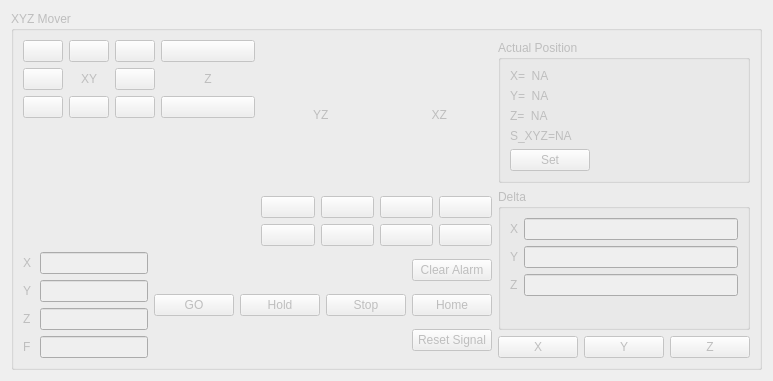
       <widget class="QWidget" name="tab">
        <attribute name="title">
         <string>Move</string>
        </attribute>
        <layout class="QVBoxLayout" name="verticalLayout_13">
         <item>
          <widget class="QGroupBox" name="groupBox_XYZ">
           <property name="enabled">
            <bool>false</bool>
           </property>
           <property name="sizePolicy">
            <sizepolicy hsizetype="Expanding" vsizetype="Preferred">
             <horstretch>0</horstretch>
             <verstretch>0</verstretch>
            </sizepolicy>
           </property>
           <property name="title">
            <string>XYZ Mover</string>
           </property>
           <layout class="QGridLayout" name="gridLayout_14">
            <item row="0" column="0" rowspan="2" colspan="3">
             <layout class="QHBoxLayout" name="horizontalLayout_3">
              <item>
               <layout class="QFormLayout" name="formLayout_3">
                <item row="0" column="0">
                 <layout class="QGridLayout" name="gridLayout">
                  <item row="2" column="1">
                   <widget class="QPushButton" name="pushButton_YDown">
                    <property name="text">
                     <string/>
                    </property>
                    <property name="icon">
                     <iconset>
                      <normaloff>img/Actions-go-Down-icon.png</normaloff>img/Actions-go-Down-icon.png</iconset>
                    </property>
                    <property name="iconSize">
                     <size>
                      <width>50</width>
                      <height>50</height>
                     </size>
                    </property>
                   </widget>
                  </item>
                  <item row="0" column="0">
                   <widget class="QPushButton" name="pushButton_XYLU">
                    <property name="text">
                     <string/>
                    </property>
                    <property name="icon">
                     <iconset>
                      <normaloff>img/Actions-go-next-icon-DiagLU.png</normaloff>img/Actions-go-next-icon-DiagLU.png</iconset>
                    </property>
                    <property name="iconSize">
                     <size>
                      <width>50</width>
                      <height>50</height>
                     </size>
                    </property>
                   </widget>
                  </item>
                  <item row="0" column="1">
                   <widget class="QPushButton" name="pushButton_YUp">
                    <property name="text">
                     <string/>
                    </property>
                    <property name="icon">
                     <iconset>
                      <normaloff>img/Actions-go-Up-icon.png</normaloff>img/Actions-go-Up-icon.png</iconset>
                    </property>
                    <property name="iconSize">
                     <size>
                      <width>50</width>
                      <height>50</height>
                     </size>
                    </property>
                   </widget>
                  </item>
                  <item row="1" column="0">
                   <widget class="QPushButton" name="pushButton_XLeft">
                    <property name="text">
                     <string/>
                    </property>
                    <property name="icon">
                     <iconset>
                      <normaloff>img/Actions-go-Left-icon.png</normaloff>img/Actions-go-Left-icon.png</iconset>
                    </property>
                    <property name="iconSize">
                     <size>
                      <width>50</width>
                      <height>50</height>
                     </size>
                    </property>
                   </widget>
                  </item>
                  <item row="1" column="2">
                   <widget class="QPushButton" name="pushButton_XRight">
                    <property name="text">
                     <string/>
                    </property>
                    <property name="icon">
                     <iconset>
                      <normaloff>img/Actions-go-next-icon.png</normaloff>img/Actions-go-next-icon.png</iconset>
                    </property>
                    <property name="iconSize">
                     <size>
                      <width>50</width>
                      <height>50</height>
                     </size>
                    </property>
                   </widget>
                  </item>
                  <item row="0" column="2">
                   <widget class="QPushButton" name="pushButton_XYRU">
                    <property name="text">
                     <string/>
                    </property>
                    <property name="icon">
                     <iconset>
                      <normaloff>img/Actions-go-next-icon-DiagRU.png</normaloff>img/Actions-go-next-icon-DiagRU.png</iconset>
                    </property>
                    <property name="iconSize">
                     <size>
                      <width>50</width>
                      <height>50</height>
                     </size>
                    </property>
                   </widget>
                  </item>
                  <item row="2" column="0">
                   <widget class="QPushButton" name="pushButton_XYLD">
                    <property name="text">
                     <string/>
                    </property>
                    <property name="icon">
                     <iconset>
                      <normaloff>img/Actions-go-next-icon-DiagLD.png</normaloff>img/Actions-go-next-icon-DiagLD.png</iconset>
                    </property>
                    <property name="iconSize">
                     <size>
                      <width>50</width>
                      <height>50</height>
                     </size>
                    </property>
                   </widget>
                  </item>
                  <item row="1" column="1">
                   <widget class="QLabel" name="label_XY">
                    <property name="text">
                     <string>XY</string>
                    </property>
                    <property name="alignment">
                     <set>Qt::AlignCenter</set>
                    </property>
                   </widget>
                  </item>
                  <item row="2" column="2">
                   <widget class="QPushButton" name="pushButton_XYRD">
                    <property name="text">
                     <string/>
                    </property>
                    <property name="icon">
                     <iconset>
                      <normaloff>img/Actions-go-next-icon-DiagRD.png</normaloff>img/Actions-go-next-icon-DiagRD.png</iconset>
                    </property>
                    <property name="iconSize">
                     <size>
                      <width>50</width>
                      <height>50</height>
                     </size>
                    </property>
                   </widget>
                  </item>
                 </layout>
                </item>
                <item row="0" column="1">
                 <layout class="QVBoxLayout" name="verticalLayout_2">
                  <item>
                   <widget class="QPushButton" name="pushButton_ZUp">
                    <property name="text">
                     <string/>
                    </property>
                    <property name="icon">
                     <iconset>
                      <normaloff>img/Actions-go-next-view-icon_ZUp.png</normaloff>img/Actions-go-next-view-icon_ZUp.png</iconset>
                    </property>
                    <property name="iconSize">
                     <size>
                      <width>50</width>
                      <height>50</height>
                     </size>
                    </property>
                   </widget>
                  </item>
                  <item>
                   <widget class="QLabel" name="label_Z">
                    <property name="text">
                     <string>Z</string>
                    </property>
                    <property name="alignment">
                     <set>Qt::AlignCenter</set>
                    </property>
                   </widget>
                  </item>
                  <item>
                   <widget class="QPushButton" name="pushButton_ZDown">
                    <property name="text">
                     <string/>
                    </property>
                    <property name="icon">
                     <iconset>
                      <normaloff>img/Actions-go-next-view-icon_Zdown.png</normaloff>img/Actions-go-next-view-icon_Zdown.png</iconset>
                    </property>
                    <property name="iconSize">
                     <size>
                      <width>50</width>
                      <height>50</height>
                     </size>
                    </property>
                   </widget>
                  </item>
                 </layout>
                </item>
               </layout>
              </item>
              <item>
               <layout class="QHBoxLayout" name="horizontalLayout_2">
                <item>
                 <layout class="QVBoxLayout" name="verticalLayout_4">
                  <item>
                   <widget class="QLabel" name="label_YZ">
                    <property name="text">
                     <string>  YZ</string>
                    </property>
                    <property name="alignment">
                     <set>Qt::AlignCenter</set>
                    </property>
                   </widget>
                  </item>
                  <item>
                   <layout class="QGridLayout" name="gridLayout_3">
                    <item row="0" column="0">
                     <widget class="QPushButton" name="pushButton_YZLU">
                      <property name="text">
                       <string/>
                      </property>
                      <property name="icon">
                       <iconset>
                        <normaloff>img/Actions-go-next-view-icon_DiagLU.png</normaloff>img/Actions-go-next-view-icon_DiagLU.png</iconset>
                      </property>
                      <property name="iconSize">
                       <size>
                        <width>50</width>
                        <height>50</height>
                       </size>
                      </property>
                     </widget>
                    </item>
                    <item row="1" column="0">
                     <widget class="QPushButton" name="pushButton_YZLD">
                      <property name="text">
                       <string/>
                      </property>
                      <property name="icon">
                       <iconset>
                        <normaloff>img/Actions-go-next-view-icon_DiagLD.png</normaloff>img/Actions-go-next-view-icon_DiagLD.png</iconset>
                      </property>
                      <property name="iconSize">
                       <size>
                        <width>50</width>
                        <height>50</height>
                       </size>
                      </property>
                     </widget>
                    </item>
                    <item row="0" column="1">
                     <widget class="QPushButton" name="pushButton_YZRU">
                      <property name="text">
                       <string/>
                      </property>
                      <property name="icon">
                       <iconset>
                        <normaloff>img/Actions-go-next-view-icon_DiagRU.png</normaloff>img/Actions-go-next-view-icon_DiagRU.png</iconset>
                      </property>
                      <property name="iconSize">
                       <size>
                        <width>50</width>
                        <height>50</height>
                       </size>
                      </property>
                     </widget>
                    </item>
                    <item row="1" column="1">
                     <widget class="QPushButton" name="pushButton_YZRD">
                      <property name="text">
                       <string/>
                      </property>
                      <property name="icon">
                       <iconset>
                        <normaloff>img/Actions-go-next-view-icon_DiagRD.png</normaloff>img/Actions-go-next-view-icon_DiagRD.png</iconset>
                      </property>
                      <property name="iconSize">
                       <size>
                        <width>50</width>
                        <height>50</height>
                       </size>
                      </property>
                     </widget>
                    </item>
                   </layout>
                  </item>
                 </layout>
                </item>
                <item>
                 <layout class="QVBoxLayout" name="verticalLayout_3">
                  <item>
                   <widget class="QLabel" name="label_XZ">
                    <property name="text">
                     <string>  XZ</string>
                    </property>
                    <property name="alignment">
                     <set>Qt::AlignCenter</set>
                    </property>
                   </widget>
                  </item>
                  <item>
                   <layout class="QGridLayout" name="gridLayout_2">
                    <item row="0" column="0">
                     <widget class="QPushButton" name="pushButton_XZLU">
                      <property name="text">
                       <string/>
                      </property>
                      <property name="icon">
                       <iconset>
                        <normaloff>img/Actions-go-next-view-icon_DiagLU.png</normaloff>img/Actions-go-next-view-icon_DiagLU.png</iconset>
                      </property>
                      <property name="iconSize">
                       <size>
                        <width>50</width>
                        <height>50</height>
                       </size>
                      </property>
                     </widget>
                    </item>
                    <item row="0" column="1">
                     <widget class="QPushButton" name="pushButton_XZRU">
                      <property name="text">
                       <string/>
                      </property>
                      <property name="icon">
                       <iconset>
                        <normaloff>img/Actions-go-next-view-icon_DiagRU.png</normaloff>img/Actions-go-next-view-icon_DiagRU.png</iconset>
                      </property>
                      <property name="iconSize">
                       <size>
                        <width>50</width>
                        <height>50</height>
                       </size>
                      </property>
                     </widget>
                    </item>
                    <item row="1" column="0">
                     <widget class="QPushButton" name="pushButton_XZLD">
                      <property name="text">
                       <string/>
                      </property>
                      <property name="icon">
                       <iconset>
                        <normaloff>img/Actions-go-next-view-icon_DiagLD.png</normaloff>img/Actions-go-next-view-icon_DiagLD.png</iconset>
                      </property>
                      <property name="iconSize">
                       <size>
                        <width>50</width>
                        <height>50</height>
                       </size>
                      </property>
                     </widget>
                    </item>
                    <item row="1" column="1">
                     <widget class="QPushButton" name="pushButton_XZRD">
                      <property name="text">
                       <string/>
                      </property>
                      <property name="icon">
                       <iconset>
                        <normaloff>img/Actions-go-next-view-icon_DiagRD.png</normaloff>img/Actions-go-next-view-icon_DiagRD.png</iconset>
                      </property>
                      <property name="iconSize">
                       <size>
                        <width>50</width>
                        <height>50</height>
                       </size>
                      </property>
                     </widget>
                    </item>
                   </layout>
                  </item>
                 </layout>
                </item>
               </layout>
              </item>
             </layout>
            </item>
            <item row="0" column="3">
             <widget class="QGroupBox" name="groupBox_actPosition">
              <property name="title">
               <string>Actual Position</string>
              </property>
              <layout class="QFormLayout" name="formLayout_4">
               <item row="0" column="0">
                <widget class="QLabel" name="label_XactPos">
                 <property name="text">
                  <string>X=  NA</string>
                 </property>
                </widget>
               </item>
               <item row="1" column="0">
                <widget class="QLabel" name="label_YactPos">
                 <property name="text">
                  <string>Y=  NA</string>
                 </property>
                </widget>
               </item>
               <item row="2" column="0">
                <widget class="QLabel" name="label_ZactPos">
                 <property name="text">
                  <string>Z=  NA</string>
                 </property>
                </widget>
               </item>
               <item row="4" column="0">
                <widget class="QPushButton" name="pushButton_SetPos">
                 <property name="toolTip">
                  <string>setPosition action using XYZ fields</string>
                 </property>
                 <property name="text">
                  <string>Set</string>
                 </property>
                 <property name="icon">
                  <iconset>
                   <normaloff>img/Map-Marker-Push-Pin-1-Right-Chartreuse-icon.png</normaloff>img/Map-Marker-Push-Pin-1-Right-Chartreuse-icon.png</iconset>
                 </property>
                 <property name="iconSize">
                  <size>
                   <width>50</width>
                   <height>50</height>
                  </size>
                 </property>
                </widget>
               </item>
               <item row="3" column="0">
                <widget class="QLabel" name="label_Stateact">
                 <property name="text">
                  <string>S_XYZ=NA</string>
                 </property>
                </widget>
               </item>
              </layout>
             </widget>
            </item>
            <item row="1" column="3" rowspan="2">
             <widget class="QGroupBox" name="groupBox_DeltaMove">
              <property name="title">
               <string>Delta</string>
              </property>
              <layout class="QFormLayout" name="formLayout_5">
               <item row="0" column="0">
                <widget class="QLabel" name="label_DeltaX">
                 <property name="text">
                  <string>X</string>
                 </property>
                </widget>
               </item>
               <item row="0" column="1">
                <widget class="QLineEdit" name="lineEdit_DeltaX"/>
               </item>
               <item row="1" column="0">
                <widget class="QLabel" name="label_DeltaY">
                 <property name="text">
                  <string>Y</string>
                 </property>
                </widget>
               </item>
               <item row="1" column="1">
                <widget class="QLineEdit" name="lineEdit_DeltaY"/>
               </item>
               <item row="2" column="0">
                <widget class="QLabel" name="label_DeltaZ">
                 <property name="text">
                  <string>Z</string>
                 </property>
                </widget>
               </item>
               <item row="2" column="1">
                <widget class="QLineEdit" name="lineEdit_DeltaZ"/>
               </item>
              </layout>
             </widget>
            </item>
            <item row="2" column="0" rowspan="2">
             <layout class="QFormLayout" name="formLayout_6">
              <item row="0" column="0">
               <widget class="QLabel" name="label_Xpos">
                <property name="text">
                 <string>X</string>
                </property>
               </widget>
              </item>
              <item row="0" column="1">
               <widget class="QLineEdit" name="lineEdit_X"/>
              </item>
              <item row="1" column="0">
               <widget class="QLabel" name="label_Ypos">
                <property name="text">
                 <string>Y</string>
                </property>
               </widget>
              </item>
              <item row="1" column="1">
               <widget class="QLineEdit" name="lineEdit_Y"/>
              </item>
              <item row="2" column="0">
               <widget class="QLabel" name="label_Zpos">
                <property name="text">
                 <string>Z </string>
                </property>
               </widget>
              </item>
              <item row="2" column="1">
               <widget class="QLineEdit" name="lineEdit_Z"/>
              </item>
              <item row="3" column="0">
               <widget class="QLabel" name="label_Feedrate">
                <property name="text">
                 <string>F</string>
                </property>
               </widget>
              </item>
              <item row="3" column="1">
               <widget class="QLineEdit" name="lineEdit_Feedrate"/>
              </item>
             </layout>
            </item>
            <item row="2" column="1" rowspan="2">
             <layout class="QGridLayout" name="gridLayout_4">
              <item row="0" column="0">
               <widget class="QPushButton" name="pushButton_Go">
                <property name="toolTip">
                 <string>rapidMove using XYZ or linearMove using XYZF Fields</string>
                </property>
                <property name="text">
                 <string>GO</string>
                </property>
                <property name="icon">
                 <iconset>
                  <normaloff>img/Alarm-Tick-icon.png</normaloff>img/Alarm-Tick-icon.png</iconset>
                </property>
                <property name="iconSize">
                 <size>
                  <width>50</width>
                  <height>50</height>
                 </size>
                </property>
               </widget>
              </item>
              <item row="0" column="1">
               <widget class="QPushButton" name="pushButton_Pause_Resume">
                <property name="toolTip">
                 <string>quickPause or quickResume action</string>
                </property>
                <property name="text">
                 <string>Hold</string>
                </property>
                <property name="icon">
                 <iconset>
                  <normaloff>img/Button-Pause-icon.png</normaloff>img/Button-Pause-icon.png</iconset>
                </property>
                <property name="iconSize">
                 <size>
                  <width>50</width>
                  <height>50</height>
                 </size>
                </property>
               </widget>
              </item>
              <item row="0" column="2">
               <widget class="QPushButton" name="pushButton_MoveStop">
                <property name="toolTip">
                 <string>quickStop action</string>
                </property>
                <property name="text">
                 <string>Stop</string>
                </property>
                <property name="icon">
                 <iconset>
                  <normaloff>img/Actions-process-stop-icon.png</normaloff>img/Actions-process-stop-icon.png</iconset>
                </property>
                <property name="iconSize">
                 <size>
                  <width>50</width>
                  <height>50</height>
                 </size>
                </property>
               </widget>
              </item>
             </layout>
            </item>
            <item row="2" column="2" rowspan="2">
             <layout class="QVBoxLayout" name="verticalLayout_5">
              <item>
               <widget class="QPushButton" name="pushButton_CleanAlarm">
                <property name="toolTip">
                 <string>clearAlarm action</string>
                </property>
                <property name="text">
                 <string>Clear Alarm</string>
                </property>
                <property name="icon">
                 <iconset>
                  <normaloff>img/Clear-icon.png</normaloff>img/Clear-icon.png</iconset>
                </property>
               </widget>
              </item>
              <item>
               <widget class="QPushButton" name="pushButton_Home">
                <property name="toolTip">
                 <string>userHome action</string>
                </property>
                <property name="text">
                 <string>Home</string>
                </property>
                <property name="icon">
                 <iconset>
                  <normaloff>img/Actions-go-home-icon.png</normaloff>img/Actions-go-home-icon.png</iconset>
                </property>
               </widget>
              </item>
              <item>
               <widget class="QPushButton" name="pushButton_Reset">
                <property name="toolTip">
                 <string>softReset action</string>
                </property>
                <property name="text">
                 <string>Reset Signal</string>
                </property>
                <property name="icon">
                 <iconset>
                  <normaloff>img/Reset-icon.png</normaloff>img/Reset-icon.png</iconset>
                </property>
               </widget>
              </item>
             </layout>
            </item>
            <item row="3" column="3">
             <layout class="QGridLayout" name="gridLayout_5">
              <item row="0" column="0">
               <widget class="QPushButton" name="pushButton_Home_X">
                <property name="toolTip">
                 <string>HomeX action</string>
                </property>
                <property name="text">
                 <string>X</string>
                </property>
                <property name="icon">
                 <iconset>
                  <normaloff>img/Actions-go-home-icon.png</normaloff>img/Actions-go-home-icon.png</iconset>
                </property>
               </widget>
              </item>
              <item row="0" column="1">
               <widget class="QPushButton" name="pushButton_Home_Y">
                <property name="toolTip">
                 <string>HomeY action</string>
                </property>
                <property name="text">
                 <string>Y</string>
                </property>
                <property name="icon">
                 <iconset>
                  <normaloff>img/Actions-go-home-icon.png</normaloff>img/Actions-go-home-icon.png</iconset>
                </property>
               </widget>
              </item>
              <item row="0" column="2">
               <widget class="QPushButton" name="pushButton_Home_Z">
                <property name="toolTip">
                 <string>HomeZ action</string>
                </property>
                <property name="text">
                 <string>Z</string>
                </property>
                <property name="icon">
                 <iconset>
                  <normaloff>img/Actions-go-home-icon.png</normaloff>img/Actions-go-home-icon.png</iconset>
                </property>
               </widget>
              </item>
             </layout>
            </item>
           </layout>
          </widget>
         </item>
        </layout>
       </widget>
